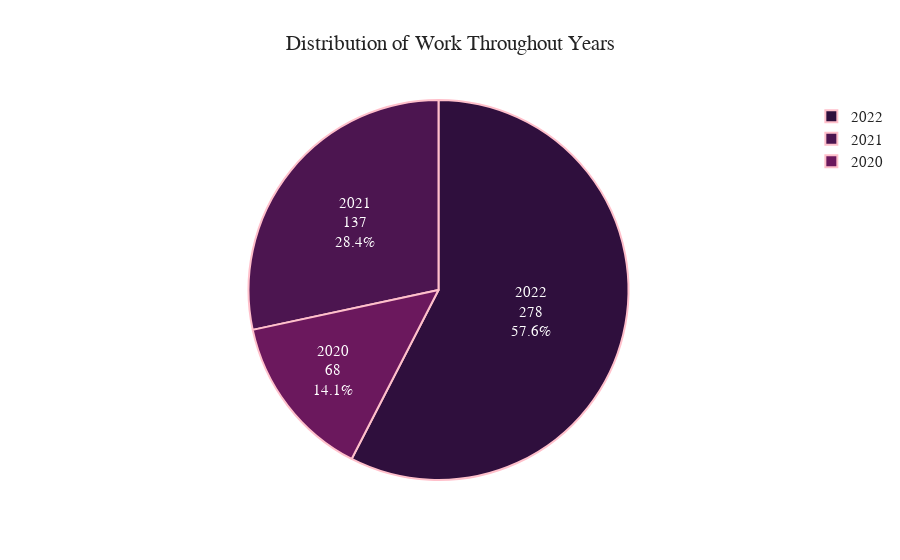

The notebook cell saved with this chart:
### Markdown cell above
**Distribution of Work Years**
* over half of the data is from 2022, with second highest being 2021, and finally the lowest pct in 2020

### Code cell
work_year = salary_df['work_year'].value_counts()

fig = px.pie(values = work_year.values, 
             names = work_year.index,
             color_discrete_sequence = px.colors.sequential.matter_r, 
             title = 'Distribution of Work Throughout Years', 
             template = 'seaborn')

fig.update_traces(textinfo = 'value+label+percent', textfont_size = 15, 
                  marker = dict(line = dict(color = '#100000', width = 0.2)))

fig.data[0].marker.line.width = 2
fig.data[0].marker.line.color = 'Pink'
fig.update_layout(
    font = dict(size = 15, family = "Franklin Gothic"))

fig.show()

### Figure 1 — Plotly figure (JSON) as saved in the notebook; plotly's stock layout.template omitted (floating-point values rounded to 4 significant figures)
{"data": [{"domain": {"x": [0, 1], "y": [0, 1]}, "hovertemplate": "label=%{label}<br>value=%{value}<extra></extra>", "labels": [2022, 2021, 2020], "legendgroup": "", "marker": {"line": {"color": "Pink", "width": 2}}, "name": "", "showlegend": true, "textfont": {"size": 15}, "textinfo": "value+label+percent", "type": "pie", "values": [278, 137, 68]}], "layout": {"autosize": true, "font": {"family": "Franklin Gothic", "size": 15}, "legend": {"tracegroupgap": 0}, "piecolorway": ["rgb(47, 15, 61)", "rgb(76, 21, 80)", "rgb(107, 24, 93)", "rgb(138, 29, 99)", "rgb(168, 40, 96)", "rgb(195, 56, 90)", "rgb(216, 80, 83)", "rgb(231, 109, 84)", "rgb(240, 142, 98)", "rgb(246, 173, 119)", "rgb(250, 205, 145)", "rgb(253, 237, 176)"], "title": {"text": "Distribution of Work Throughout Years"}}}
